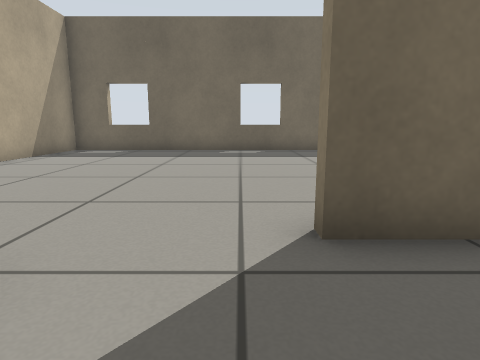
view 1 (above)

16 first-person views from a walk through a robot-simulator world made for Gazebo. The camera is 0.5 m above the floor, tilts 10° down and sees 75° across. The floor is counted in squares, 0.5 m on a side. Each view is taken from the middle of a square. On the plan, view 1 faces up. The plan holds only what a view shows up to about 12 squares ahead; the rest is blank. The place goes on beyond the plan. Gazebo's built-in surfaces are drawn with simple patterns.

view 2
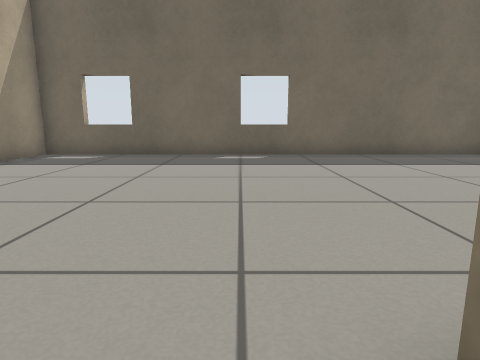

view 3
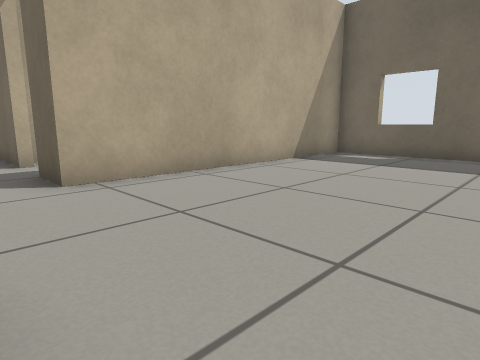

view 4
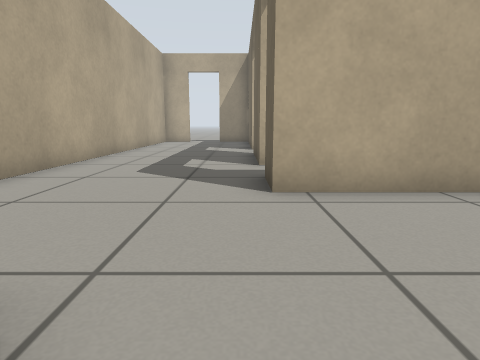

view 5
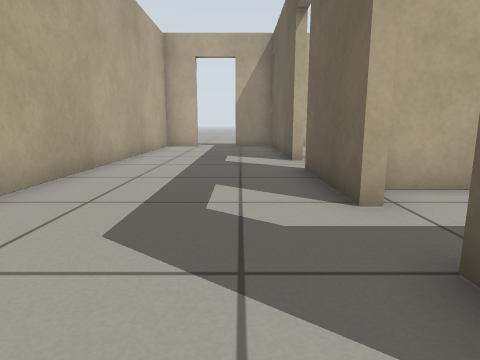

view 6
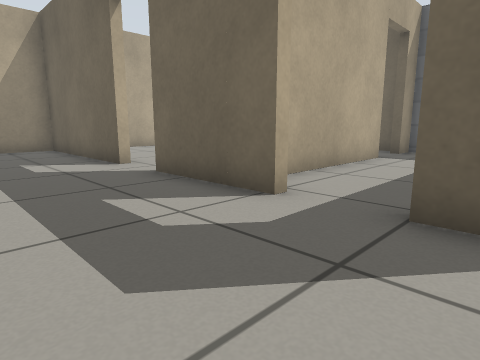

view 7
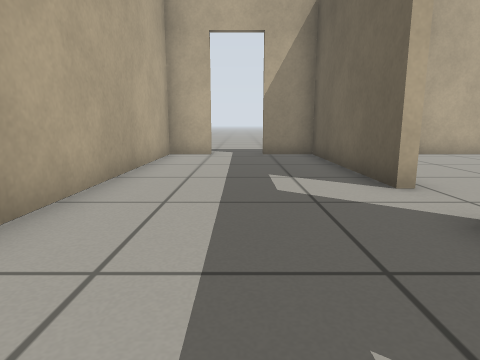

view 8
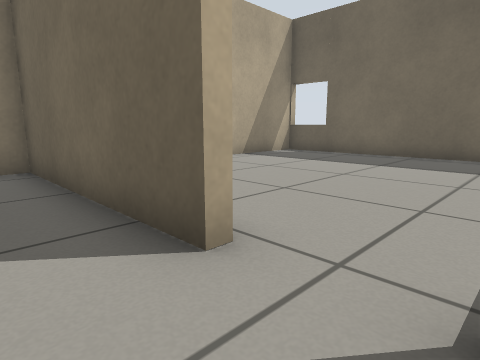

view 9
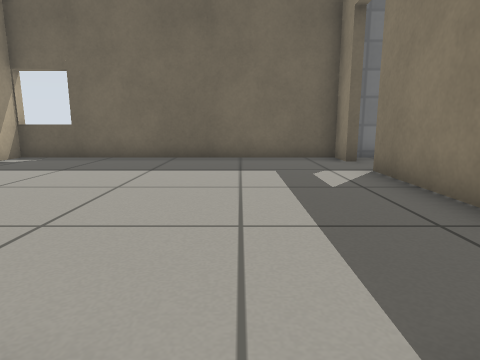

view 10
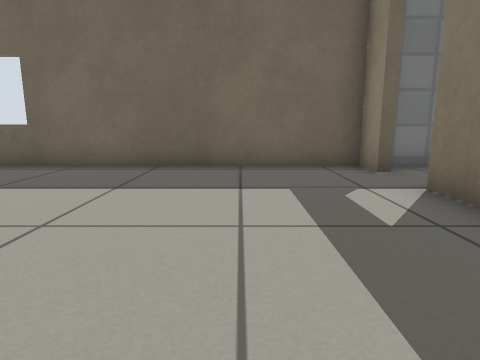

view 11
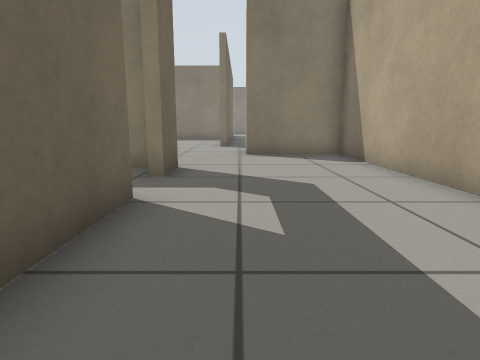

view 12
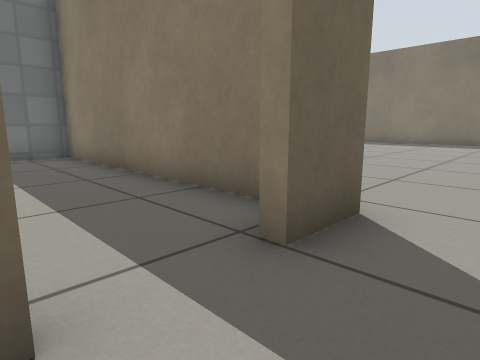

view 13
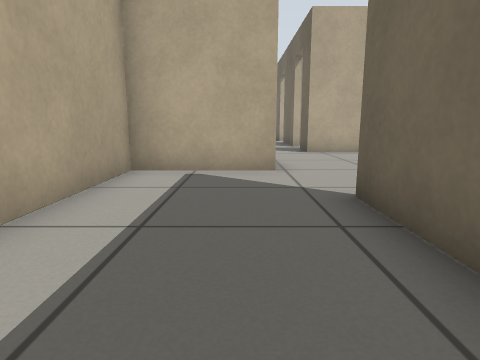

view 14
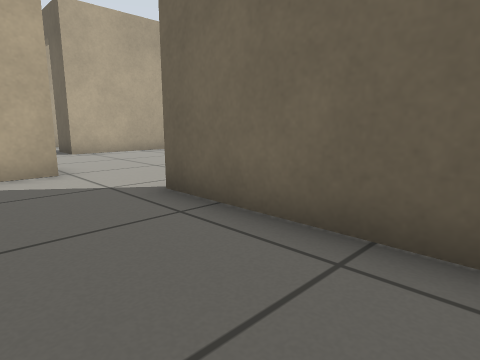

view 15
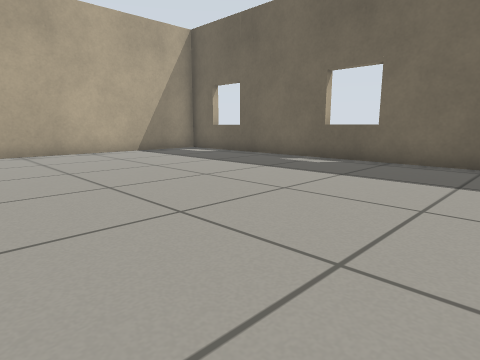

view 16
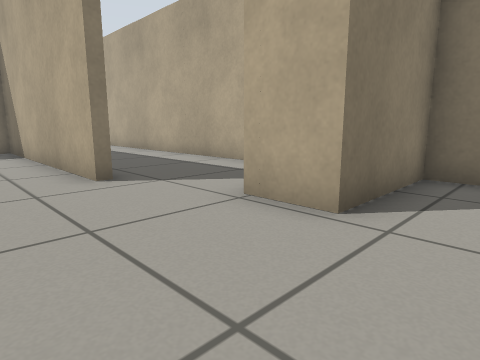

### Floor plan
Points are (right, up) in squares from view 1. A wall is a line through its corners. A room is listed if a view was taken in it or the views show most of it. See-through windows are left out.
Room 1 (views 1, 2, 3, 4, 5, 6, 7, 8, 9, 11, 12, 13, 14, 15, 16)
walls: (-9.8, 3.5) (-13.1, 3.5); (4.8, 2.6) (0.7, 2.6) (0.7, 2.9) (5.5, 2.9); (-14.9, 3.5) (-20.7, 3.5) (-20.7, 1.8); (5.5, 12.6) (-6.6, 12.6) (-6.6, 3.5) (-8, 3.5); (-20.7, 0) (-20.7, -1.4) (-3.4, -1.4) (-3.4, 1.8) (-1.9, 1.8) (-1.9, -1.4) (5.5, -1.4)
ways out: open door at (-13.5, 4) to room 2; open door at (-8.5, 4) to room 3; open door at (-21, 0.5)
Room 2 (view 10)
walls: (-11.1, 6.6) (-11.1, 9.9); (-11.1, 11.5) (-11.1, 12.6) (-20.7, 12.6); (-20.7, 13) (-20.7, 7.1)
ways out: open door at (-13.5, 4) to room 1; open door at (-11, 10.5) to room 3
Room 3 (no view inside)
walls: (-10.8, 9.9) (-10.8, 3.9); (-6.9, 4) (-6.9, 12.6) (-10.8, 12.6) (-10.8, 11.5)
ways out: open door at (-8.5, 4) to room 1; open door at (-11, 10.5) to room 2

Positions as (right, up) in squares from view 1, and headings:
1: (0, 0), facing up
2: (0, 2), facing up
3: (-1, 2), facing up-left
4: (-2, 3), facing left
5: (-6, 2), facing left
6: (-7, 0), facing up-left
7: (-10, 1), facing left
8: (-13, 2), facing up-left
9: (-14, 3), facing up
10: (-14, 5), facing up
11: (-14, 2), facing right
12: (-10, 2), facing up-right
13: (5, 1), facing left
14: (5, 0), facing up-left
15: (5, 4), facing up-left
16: (-5, 5), facing down-right
